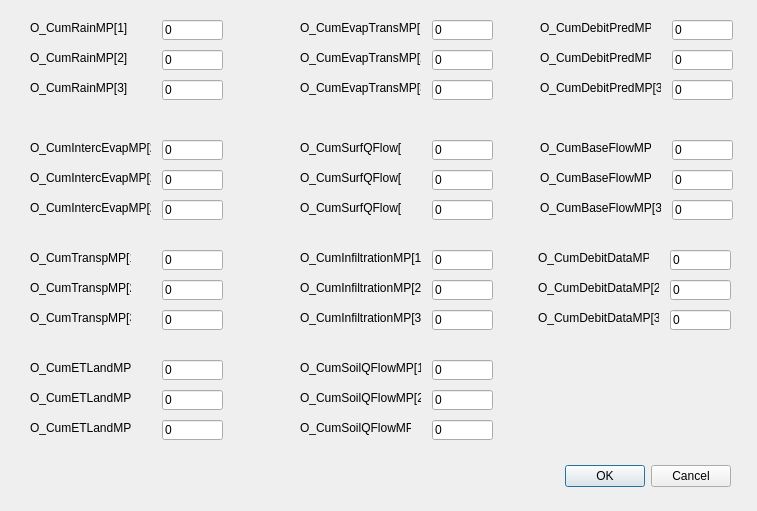
<?xml version="1.0" encoding="UTF-8"?>
<ui version="4.0">
 <class>Dialog</class>
 <widget class="QDialog" name="Dialog">
  <property name="geometry">
   <rect>
    <x>0</x>
    <y>0</y>
    <width>757</width>
    <height>511</height>
   </rect>
  </property>
  <property name="windowTitle">
   <string>Input Subcatchment Balance</string>
  </property>
  <widget class="QDialogButtonBox" name="buttonBox">
   <property name="geometry">
    <rect>
     <x>390</x>
     <y>460</y>
     <width>341</width>
     <height>32</height>
    </rect>
   </property>
   <property name="orientation">
    <enum>Qt::Horizontal</enum>
   </property>
   <property name="standardButtons">
    <set>QDialogButtonBox::Cancel|QDialogButtonBox::Ok</set>
   </property>
  </widget>
  <widget class="QLineEdit" name="O_CumDebitDataMP_1">
   <property name="geometry">
    <rect>
     <x>670</x>
     <y>250</y>
     <width>61</width>
     <height>20</height>
    </rect>
   </property>
   <property name="text">
    <string>0</string>
   </property>
  </widget>
  <widget class="QLabel" name="label_96">
   <property name="geometry">
    <rect>
     <x>300</x>
     <y>250</y>
     <width>121</width>
     <height>16</height>
    </rect>
   </property>
   <property name="text">
    <string>O_CumInfiltrationMP[1]</string>
   </property>
  </widget>
  <widget class="QLabel" name="label_81">
   <property name="geometry">
    <rect>
     <x>30</x>
     <y>50</y>
     <width>101</width>
     <height>16</height>
    </rect>
   </property>
   <property name="text">
    <string>O_CumRainMP[2]</string>
   </property>
  </widget>
  <widget class="QLineEdit" name="O_CumIntercEvapMP_1">
   <property name="geometry">
    <rect>
     <x>162</x>
     <y>140</y>
     <width>61</width>
     <height>20</height>
    </rect>
   </property>
   <property name="text">
    <string>0</string>
   </property>
  </widget>
  <widget class="QLabel" name="label_82">
   <property name="geometry">
    <rect>
     <x>30</x>
     <y>80</y>
     <width>101</width>
     <height>16</height>
    </rect>
   </property>
   <property name="text">
    <string>O_CumRainMP[3]</string>
   </property>
  </widget>
  <widget class="QLabel" name="label_101">
   <property name="geometry">
    <rect>
     <x>540</x>
     <y>50</y>
     <width>111</width>
     <height>16</height>
    </rect>
   </property>
   <property name="text">
    <string>O_CumDebitPredMP[2]</string>
   </property>
  </widget>
  <widget class="QLineEdit" name="O_CumETLandMP_1">
   <property name="geometry">
    <rect>
     <x>162</x>
     <y>360</y>
     <width>61</width>
     <height>20</height>
    </rect>
   </property>
   <property name="text">
    <string>0</string>
   </property>
  </widget>
  <widget class="QLabel" name="label_112">
   <property name="geometry">
    <rect>
     <x>300</x>
     <y>420</y>
     <width>111</width>
     <height>16</height>
    </rect>
   </property>
   <property name="text">
    <string>O_CumSoilQFlowMP[3]</string>
   </property>
  </widget>
  <widget class="QLabel" name="label_102">
   <property name="geometry">
    <rect>
     <x>540</x>
     <y>140</y>
     <width>111</width>
     <height>16</height>
    </rect>
   </property>
   <property name="text">
    <string>O_CumBaseFlowMP[1]</string>
   </property>
  </widget>
  <widget class="QLabel" name="label_89">
   <property name="geometry">
    <rect>
     <x>30</x>
     <y>280</y>
     <width>101</width>
     <height>16</height>
    </rect>
   </property>
   <property name="text">
    <string>O_CumTranspMP[2]</string>
   </property>
  </widget>
  <widget class="QLineEdit" name="O_CumInfiltrationMP_2">
   <property name="geometry">
    <rect>
     <x>432</x>
     <y>280</y>
     <width>61</width>
     <height>20</height>
    </rect>
   </property>
   <property name="text">
    <string>0</string>
   </property>
  </widget>
  <widget class="QLabel" name="label_111">
   <property name="geometry">
    <rect>
     <x>300</x>
     <y>360</y>
     <width>121</width>
     <height>16</height>
    </rect>
   </property>
   <property name="text">
    <string>O_CumSoilQFlowMP[1]</string>
   </property>
  </widget>
  <widget class="QLabel" name="label_95">
   <property name="geometry">
    <rect>
     <x>300</x>
     <y>170</y>
     <width>101</width>
     <height>16</height>
    </rect>
   </property>
   <property name="text">
    <string>O_CumSurfQFlow[2]</string>
   </property>
  </widget>
  <widget class="QLineEdit" name="O_CumRainMP_2">
   <property name="geometry">
    <rect>
     <x>162</x>
     <y>50</y>
     <width>61</width>
     <height>20</height>
    </rect>
   </property>
   <property name="text">
    <string>0</string>
   </property>
  </widget>
  <widget class="QLineEdit" name="O_CumSoilQFlowMP_2">
   <property name="geometry">
    <rect>
     <x>432</x>
     <y>390</y>
     <width>61</width>
     <height>20</height>
    </rect>
   </property>
   <property name="text">
    <string>0</string>
   </property>
  </widget>
  <widget class="QLineEdit" name="O_CumEvapTranspMP_3">
   <property name="geometry">
    <rect>
     <x>432</x>
     <y>80</y>
     <width>61</width>
     <height>20</height>
    </rect>
   </property>
   <property name="text">
    <string>0</string>
   </property>
  </widget>
  <widget class="QLabel" name="label_104">
   <property name="geometry">
    <rect>
     <x>540</x>
     <y>170</y>
     <width>111</width>
     <height>16</height>
    </rect>
   </property>
   <property name="text">
    <string>O_CumBaseFlowMP[2]</string>
   </property>
  </widget>
  <widget class="QLineEdit" name="O_CumSurfQFlow_1">
   <property name="geometry">
    <rect>
     <x>432</x>
     <y>140</y>
     <width>61</width>
     <height>20</height>
    </rect>
   </property>
   <property name="text">
    <string>0</string>
   </property>
  </widget>
  <widget class="QLineEdit" name="O_CumSurfQFlow_2">
   <property name="geometry">
    <rect>
     <x>432</x>
     <y>170</y>
     <width>61</width>
     <height>20</height>
    </rect>
   </property>
   <property name="text">
    <string>0</string>
   </property>
  </widget>
  <widget class="QLineEdit" name="O_CumTranspMP_2">
   <property name="geometry">
    <rect>
     <x>162</x>
     <y>280</y>
     <width>61</width>
     <height>20</height>
    </rect>
   </property>
   <property name="text">
    <string>0</string>
   </property>
  </widget>
  <widget class="QLineEdit" name="O_CumInfiltrationMP_1">
   <property name="geometry">
    <rect>
     <x>432</x>
     <y>250</y>
     <width>61</width>
     <height>20</height>
    </rect>
   </property>
   <property name="text">
    <string>0</string>
   </property>
  </widget>
  <widget class="QLabel" name="label_97">
   <property name="geometry">
    <rect>
     <x>300</x>
     <y>310</y>
     <width>121</width>
     <height>16</height>
    </rect>
   </property>
   <property name="text">
    <string>O_CumInfiltrationMP[3]</string>
   </property>
  </widget>
  <widget class="QLineEdit" name="O_CumRainMP_3">
   <property name="geometry">
    <rect>
     <x>162</x>
     <y>80</y>
     <width>61</width>
     <height>20</height>
    </rect>
   </property>
   <property name="text">
    <string>0</string>
   </property>
  </widget>
  <widget class="QLabel" name="label_93">
   <property name="geometry">
    <rect>
     <x>300</x>
     <y>140</y>
     <width>101</width>
     <height>16</height>
    </rect>
   </property>
   <property name="text">
    <string>O_CumSurfQFlow[1]</string>
   </property>
  </widget>
  <widget class="QLabel" name="label_84">
   <property name="geometry">
    <rect>
     <x>30</x>
     <y>140</y>
     <width>121</width>
     <height>16</height>
    </rect>
   </property>
   <property name="text">
    <string>O_CumIntercEvapMP[2]</string>
   </property>
  </widget>
  <widget class="QLabel" name="label_113">
   <property name="geometry">
    <rect>
     <x>300</x>
     <y>390</y>
     <width>121</width>
     <height>16</height>
    </rect>
   </property>
   <property name="text">
    <string>O_CumSoilQFlowMP[2]</string>
   </property>
  </widget>
  <widget class="QLineEdit" name="O_CumBaseFlowMP_2">
   <property name="geometry">
    <rect>
     <x>672</x>
     <y>170</y>
     <width>61</width>
     <height>20</height>
    </rect>
   </property>
   <property name="text">
    <string>0</string>
   </property>
  </widget>
  <widget class="QLabel" name="label_91">
   <property name="geometry">
    <rect>
     <x>300</x>
     <y>80</y>
     <width>121</width>
     <height>16</height>
    </rect>
   </property>
   <property name="text">
    <string>O_CumEvapTransMP[3]</string>
   </property>
  </widget>
  <widget class="QLabel" name="label_99">
   <property name="geometry">
    <rect>
     <x>540</x>
     <y>20</y>
     <width>111</width>
     <height>16</height>
    </rect>
   </property>
   <property name="text">
    <string>O_CumDebitPredMP[1]</string>
   </property>
  </widget>
  <widget class="QLineEdit" name="O_CumBaseFlowMP_3">
   <property name="geometry">
    <rect>
     <x>672</x>
     <y>200</y>
     <width>61</width>
     <height>20</height>
    </rect>
   </property>
   <property name="text">
    <string>0</string>
   </property>
  </widget>
  <widget class="QLineEdit" name="O_CumSoilQFlowMP_3">
   <property name="geometry">
    <rect>
     <x>432</x>
     <y>420</y>
     <width>61</width>
     <height>20</height>
    </rect>
   </property>
   <property name="text">
    <string>0</string>
   </property>
  </widget>
  <widget class="QLineEdit" name="O_CumEvapTranspMP_1">
   <property name="geometry">
    <rect>
     <x>432</x>
     <y>20</y>
     <width>61</width>
     <height>20</height>
    </rect>
   </property>
   <property name="text">
    <string>0</string>
   </property>
  </widget>
  <widget class="QLabel" name="label_109">
   <property name="geometry">
    <rect>
     <x>30</x>
     <y>420</y>
     <width>101</width>
     <height>16</height>
    </rect>
   </property>
   <property name="text">
    <string>O_CumETLandMP[3]</string>
   </property>
  </widget>
  <widget class="QLineEdit" name="O_CumSoilQFlowMP_1">
   <property name="geometry">
    <rect>
     <x>432</x>
     <y>360</y>
     <width>61</width>
     <height>20</height>
    </rect>
   </property>
   <property name="text">
    <string>0</string>
   </property>
  </widget>
  <widget class="QLineEdit" name="O_CumDebitPredMP_1">
   <property name="geometry">
    <rect>
     <x>672</x>
     <y>20</y>
     <width>61</width>
     <height>20</height>
    </rect>
   </property>
   <property name="text">
    <string>0</string>
   </property>
  </widget>
  <widget class="QLabel" name="label_108">
   <property name="geometry">
    <rect>
     <x>30</x>
     <y>360</y>
     <width>101</width>
     <height>16</height>
    </rect>
   </property>
   <property name="text">
    <string>O_CumETLandMP[1]</string>
   </property>
  </widget>
  <widget class="QLineEdit" name="O_CumRainMP_1">
   <property name="geometry">
    <rect>
     <x>162</x>
     <y>20</y>
     <width>61</width>
     <height>20</height>
    </rect>
   </property>
   <property name="text">
    <string>0</string>
   </property>
  </widget>
  <widget class="QLineEdit" name="O_CumDebitPredMP_2">
   <property name="geometry">
    <rect>
     <x>672</x>
     <y>50</y>
     <width>61</width>
     <height>20</height>
    </rect>
   </property>
   <property name="text">
    <string>0</string>
   </property>
  </widget>
  <widget class="QLabel" name="label_90">
   <property name="geometry">
    <rect>
     <x>300</x>
     <y>20</y>
     <width>121</width>
     <height>16</height>
    </rect>
   </property>
   <property name="text">
    <string>O_CumEvapTransMP[1]</string>
   </property>
  </widget>
  <widget class="QLineEdit" name="O_CumBaseFlowMP_1">
   <property name="geometry">
    <rect>
     <x>672</x>
     <y>140</y>
     <width>61</width>
     <height>20</height>
    </rect>
   </property>
   <property name="text">
    <string>0</string>
   </property>
  </widget>
  <widget class="QLineEdit" name="O_CumInfiltrationMP_3">
   <property name="geometry">
    <rect>
     <x>432</x>
     <y>310</y>
     <width>61</width>
     <height>20</height>
    </rect>
   </property>
   <property name="text">
    <string>0</string>
   </property>
  </widget>
  <widget class="QLineEdit" name="O_CumSurfQFlow_3">
   <property name="geometry">
    <rect>
     <x>432</x>
     <y>200</y>
     <width>61</width>
     <height>20</height>
    </rect>
   </property>
   <property name="text">
    <string>0</string>
   </property>
  </widget>
  <widget class="QLabel" name="label_107">
   <property name="geometry">
    <rect>
     <x>538</x>
     <y>280</y>
     <width>121</width>
     <height>16</height>
    </rect>
   </property>
   <property name="text">
    <string>O_CumDebitDataMP[2]</string>
   </property>
  </widget>
  <widget class="QLabel" name="label_103">
   <property name="geometry">
    <rect>
     <x>540</x>
     <y>200</y>
     <width>121</width>
     <height>16</height>
    </rect>
   </property>
   <property name="text">
    <string>O_CumBaseFlowMP[3]</string>
   </property>
  </widget>
  <widget class="QLineEdit" name="O_CumDebitDataMP_3">
   <property name="geometry">
    <rect>
     <x>670</x>
     <y>310</y>
     <width>61</width>
     <height>20</height>
    </rect>
   </property>
   <property name="text">
    <string>0</string>
   </property>
  </widget>
  <widget class="QLineEdit" name="O_CumETLandMP_2">
   <property name="geometry">
    <rect>
     <x>162</x>
     <y>390</y>
     <width>61</width>
     <height>20</height>
    </rect>
   </property>
   <property name="text">
    <string>0</string>
   </property>
  </widget>
  <widget class="QLabel" name="label_98">
   <property name="geometry">
    <rect>
     <x>300</x>
     <y>280</y>
     <width>121</width>
     <height>16</height>
    </rect>
   </property>
   <property name="text">
    <string>O_CumInfiltrationMP[2]</string>
   </property>
  </widget>
  <widget class="QLineEdit" name="O_CumDebitDataMP_2">
   <property name="geometry">
    <rect>
     <x>670</x>
     <y>280</y>
     <width>61</width>
     <height>20</height>
    </rect>
   </property>
   <property name="text">
    <string>0</string>
   </property>
  </widget>
  <widget class="QLineEdit" name="O_CumTranspMP_1">
   <property name="geometry">
    <rect>
     <x>162</x>
     <y>250</y>
     <width>61</width>
     <height>20</height>
    </rect>
   </property>
   <property name="text">
    <string>0</string>
   </property>
  </widget>
  <widget class="QLabel" name="label_88">
   <property name="geometry">
    <rect>
     <x>30</x>
     <y>310</y>
     <width>101</width>
     <height>16</height>
    </rect>
   </property>
   <property name="text">
    <string>O_CumTranspMP[3]</string>
   </property>
  </widget>
  <widget class="QLabel" name="label_80">
   <property name="geometry">
    <rect>
     <x>30</x>
     <y>20</y>
     <width>101</width>
     <height>16</height>
    </rect>
   </property>
   <property name="text">
    <string>O_CumRainMP[1]</string>
   </property>
  </widget>
  <widget class="QLabel" name="label_110">
   <property name="geometry">
    <rect>
     <x>30</x>
     <y>390</y>
     <width>101</width>
     <height>16</height>
    </rect>
   </property>
   <property name="text">
    <string>O_CumETLandMP[2]</string>
   </property>
  </widget>
  <widget class="QLineEdit" name="O_CumEvapTranspMP_2">
   <property name="geometry">
    <rect>
     <x>432</x>
     <y>50</y>
     <width>61</width>
     <height>20</height>
    </rect>
   </property>
   <property name="text">
    <string>0</string>
   </property>
  </widget>
  <widget class="QLabel" name="label_105">
   <property name="geometry">
    <rect>
     <x>538</x>
     <y>250</y>
     <width>111</width>
     <height>16</height>
    </rect>
   </property>
   <property name="text">
    <string>O_CumDebitDataMP[1]</string>
   </property>
  </widget>
  <widget class="QLabel" name="label_100">
   <property name="geometry">
    <rect>
     <x>540</x>
     <y>80</y>
     <width>121</width>
     <height>16</height>
    </rect>
   </property>
   <property name="text">
    <string>O_CumDebitPredMP[3]</string>
   </property>
  </widget>
  <widget class="QLabel" name="label_85">
   <property name="geometry">
    <rect>
     <x>30</x>
     <y>200</y>
     <width>121</width>
     <height>16</height>
    </rect>
   </property>
   <property name="text">
    <string>O_CumIntercEvapMP[2]</string>
   </property>
  </widget>
  <widget class="QLabel" name="label_92">
   <property name="geometry">
    <rect>
     <x>300</x>
     <y>50</y>
     <width>121</width>
     <height>16</height>
    </rect>
   </property>
   <property name="text">
    <string>O_CumEvapTransMP[2]</string>
   </property>
  </widget>
  <widget class="QLabel" name="label_87">
   <property name="geometry">
    <rect>
     <x>30</x>
     <y>250</y>
     <width>101</width>
     <height>16</height>
    </rect>
   </property>
   <property name="text">
    <string>O_CumTranspMP[1]</string>
   </property>
  </widget>
  <widget class="QLabel" name="label_94">
   <property name="geometry">
    <rect>
     <x>300</x>
     <y>200</y>
     <width>101</width>
     <height>16</height>
    </rect>
   </property>
   <property name="text">
    <string>O_CumSurfQFlow[3]</string>
   </property>
  </widget>
  <widget class="QLineEdit" name="O_CumDebitPredMP_3">
   <property name="geometry">
    <rect>
     <x>672</x>
     <y>80</y>
     <width>61</width>
     <height>20</height>
    </rect>
   </property>
   <property name="text">
    <string>0</string>
   </property>
  </widget>
  <widget class="QLineEdit" name="O_CumTranspMP_3">
   <property name="geometry">
    <rect>
     <x>162</x>
     <y>310</y>
     <width>61</width>
     <height>20</height>
    </rect>
   </property>
   <property name="text">
    <string>0</string>
   </property>
  </widget>
  <widget class="QLineEdit" name="O_CumIntercEvapMP_2">
   <property name="geometry">
    <rect>
     <x>162</x>
     <y>170</y>
     <width>61</width>
     <height>20</height>
    </rect>
   </property>
   <property name="text">
    <string>0</string>
   </property>
  </widget>
  <widget class="QLineEdit" name="O_CumIntercEvapMP_3">
   <property name="geometry">
    <rect>
     <x>162</x>
     <y>200</y>
     <width>61</width>
     <height>20</height>
    </rect>
   </property>
   <property name="text">
    <string>0</string>
   </property>
  </widget>
  <widget class="QLabel" name="label_106">
   <property name="geometry">
    <rect>
     <x>538</x>
     <y>310</y>
     <width>121</width>
     <height>16</height>
    </rect>
   </property>
   <property name="text">
    <string>O_CumDebitDataMP[3]</string>
   </property>
  </widget>
  <widget class="QLineEdit" name="O_CumETLandMP_3">
   <property name="geometry">
    <rect>
     <x>162</x>
     <y>420</y>
     <width>61</width>
     <height>20</height>
    </rect>
   </property>
   <property name="text">
    <string>0</string>
   </property>
  </widget>
  <widget class="QLabel" name="label_86">
   <property name="geometry">
    <rect>
     <x>30</x>
     <y>170</y>
     <width>121</width>
     <height>16</height>
    </rect>
   </property>
   <property name="text">
    <string>O_CumIntercEvapMP[2]</string>
   </property>
  </widget>
 </widget>
 <resources/>
 <connections>
  <connection>
   <sender>buttonBox</sender>
   <signal>accepted()</signal>
   <receiver>Dialog</receiver>
   <slot>accept()</slot>
   <hints>
    <hint type="sourcelabel">
     <x>248</x>
     <y>254</y>
    </hint>
    <hint type="destinationlabel">
     <x>157</x>
     <y>274</y>
    </hint>
   </hints>
  </connection>
  <connection>
   <sender>buttonBox</sender>
   <signal>rejected()</signal>
   <receiver>Dialog</receiver>
   <slot>reject()</slot>
   <hints>
    <hint type="sourcelabel">
     <x>316</x>
     <y>260</y>
    </hint>
    <hint type="destinationlabel">
     <x>286</x>
     <y>274</y>
    </hint>
   </hints>
  </connection>
 </connections>
</ui>
